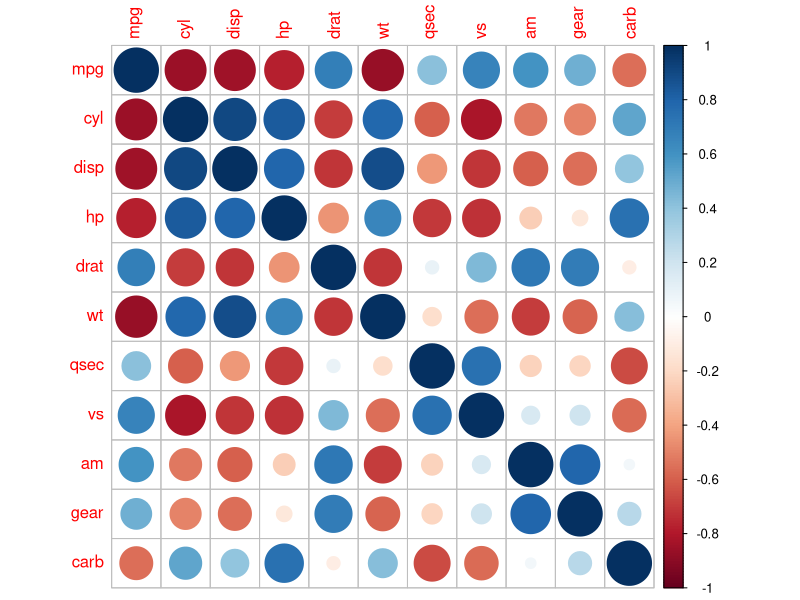
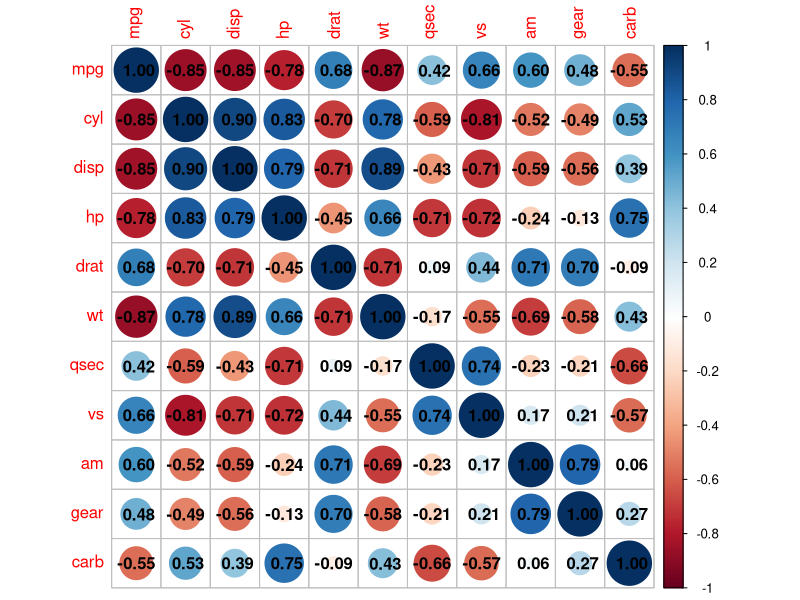
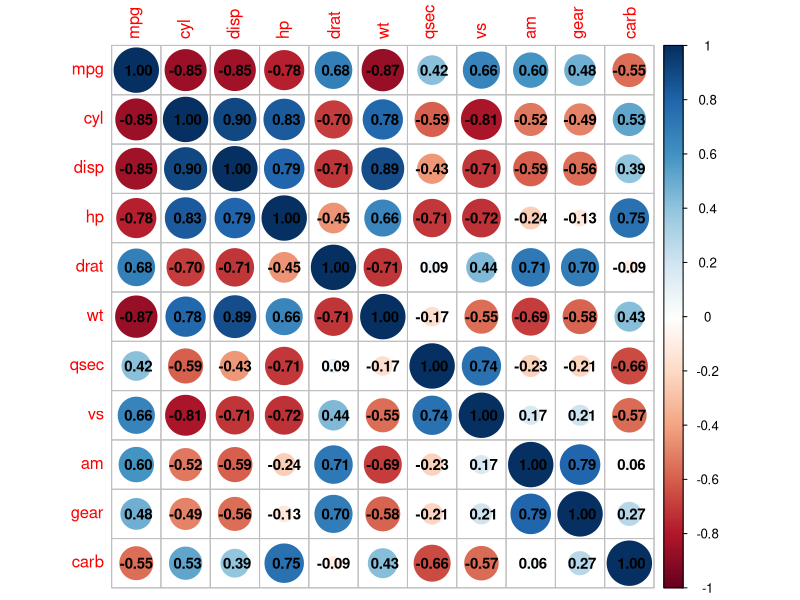

Generate these figures, in order, with R:
###################################################3
# Corrplot demo
###################################################3

library(corrplot)
mcor <- cor(mtcars)
corrplot(mcor)
help(corrplot)

# Ergänzen Sie die corrplot mit der Option addCoef.col = "black"
corrplot(mcor, addCoef.col = "black")

# Mit "number.cex" justiert die Textgrösse 
corrplot(mcor, addCoef.col = "black", number.cex = .9)